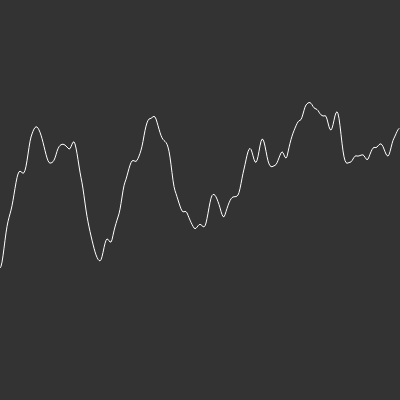
Frame 1 (no input)
Frame 2 (the mouse pressed at the canvas centre, redrawn once): identical to frame 1, image omitted

The p5.js sketch that drew this single still picture (run headless with seeded random() and noise() and a simulated clock; the mouse was pressed at the canvas centre and the sketch redrawn once):

// p5.js sketch
// ── sketch.js

// The Nature of Code
// file:///home/user/Desktop/d/js/codingtrain/PerlinNoiseFlowField/Noise1d/index.html
// https://www.youtube.com/watch?v=y7sgcFhk6ZM&list=PLRqwX-V7Uu6ZV4yEcW3uDwOgGXKUUsPOM&index=5

var start = 0;
var inc = 0.02;

function setup() {
  createCanvas(400,400);
 }
function draw() {
  background(51);
  stroke(255);
  noFill();
  beginShape();
  var xoff = start;
  //console.log(xoff);
   for (var x=0;x < width; x++){
	    stroke(255);
	    y = noise(xoff) * height; 	//y = sin(xoff) * height;
	    vertex(x, y)
        xoff += inc;
   }
  endShape();
  //start += inc;
  //print
  noLoop();
 }

// ── sketch01.js

// The Nature of Code
// file:///home/user/Desktop/d/js/codingtrain/PerlinNoiseFlowField/Noise1d/index.html
// https://www.youtube.com/watch?v=y7sgcFhk6ZM&list=PLRqwX-V7Uu6ZV4yEcW3uDwOgGXKUUsPOM&index=5
//
var start = 0;
var inc = 0.01;
var xoff1 = 0; 
var xoff2 = 1000;  
function setup() {
  createCanvas(400,400);
 }
function draw() {
  background(51);
  stroke(255);
  var x00 = random(400);
  var x01 = map(noise(xoff1),0,1,0,width);
  var y01 = map(noise(xoff2),0,1,0,height);
  
  
  xoff1 += 0.02;
  xoff2 += 0.02;
  ellipse(x00,200,25,25)
  ellipse(x01,y01,25,25)
  
  
  //noLoop();
 }
